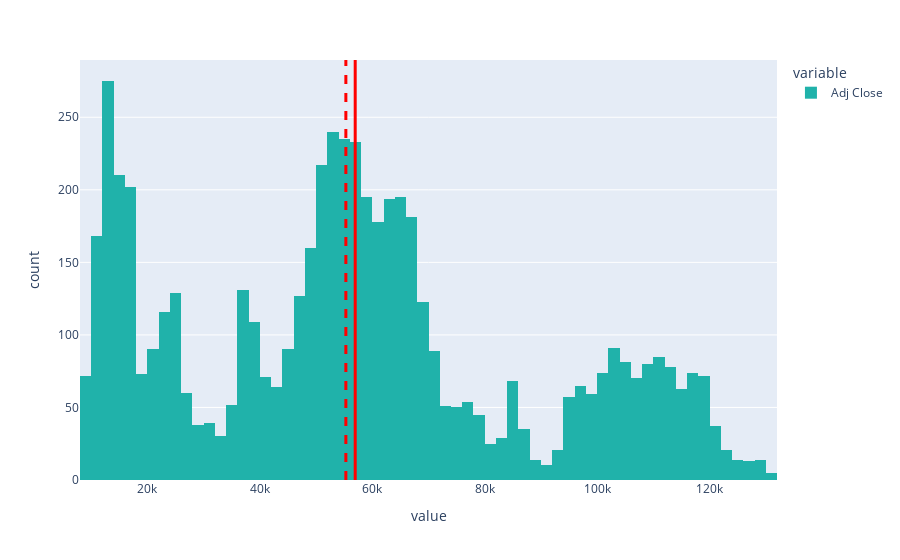

Notebook code for this chart:
### Code cell
fig01 = px.histogram(ibov, color_discrete_sequence=['lightseagreen'])
fig01.add_vline(x=np.mean(ibov), line_width=3, line_color='red')
fig01.add_vline(x=np.median(ibov), line_width=3, line_dash='dash', line_color='red')

### Figure 1 — Plotly figure (JSON) as saved in the notebook; plotly's stock layout.template omitted (floating-point values rounded to 4 significant figures; data arrays with more than 128 entries replaced by an {"elided": "..."} marker saying what was removed)
{"data": [{"alignmentgroup": "True", "bingroup": "x", "hovertemplate": "variable=Adj Close<br>value=%{x}<br>count=%{y}<extra></extra>", "legendgroup": "Adj Close", "marker": {"color": "lightseagreen", "pattern": {"shape": ""}}, "name": "Adj Close", "offsetgroup": "Adj Close", "orientation": "v", "showlegend": true, "type": "histogram", "x": {"elided": "5841 int values"}, "xaxis": "x", "yaxis": "y"}], "layout": {"barmode": "relative", "legend": {"title": {"text": "variable"}, "tracegroupgap": 0}, "margin": {"t": 60}, "shapes": [{"line": {"color": "red", "width": 3}, "type": "line", "x0": 56960.0, "x1": 56960.0, "xref": "x", "y0": 0, "y1": 1, "yref": "y domain"}, {"line": {"color": "red", "dash": "dash", "width": 3}, "type": "line", "x0": 55298, "x1": 55298, "xref": "x", "y0": 0, "y1": 1, "yref": "y domain"}], "xaxis": {"anchor": "y", "domain": [0, 1], "title": {"text": "value"}}, "yaxis": {"anchor": "x", "domain": [0, 1], "title": {"text": "count"}}}}
